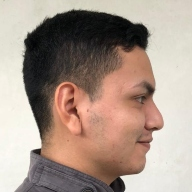
#> input picture IAU3/PROYECTOIA-U3/CevallosJoan/L00376416_2.jpg, 192 x 192 px, found by its file name; its folder holds only this picture in this run
$ jupyter execute --allow-errors '1.[NRC_6278]_MelanyLópez_StevenBarragan_Carga_Procesamiento_Datos.ipynb'
#> lines starting #> are read from the running program, lines starting #| are printed output that depends on the picture
[cell 1]
#Importamos las librerías correspondientes
# Importamos la librería ImageDataGenerator,
from keras.preprocessing.image import ImageDataGenerator
# Importamos la librería  array_to_img, img_to_array, load_img
from tensorflow.keras.utils import array_to_img, img_to_array, load_img
# Importamos la librería glob
import glob
# Importamos la librería plt
import matplotlib.pyplot as plt
# Importamos la librería os
import os
# Configuramos el ambiente
os.environ['TF_CPP_MIN_LOG_LEVEL'] = '3'
#Importamos la libreria shutil
import shutil
#Importamos la libreria random
import random
# Importamos la librería io
from skimage import io
# Importamos open cv
import cv2
# Importamos remove de la libreria rembg
from rembg import remove

## Descripción del dataset

El presente dataset incorpora fotos de los estudiantes de sexto semestre de la carrera de Ingenieria en tecnologias de la información, cuyo objetivo es la aplicación de las mismas para realizar un reconocimiento facial identificando el nombre de cada uno de los participantes.

Dentro del conjunto de imagenes podemos identificar que se centran en el uso de los formatos jpg, png, jpeg. El esquema de colores utilizado por las imagenes es RGB. Sus dimenciones preestablecidas se encuentran en 5 x 5 cm, siendo imagenes que enfocan los 3 diferentes perfiles del rostro de una persona.

Las clases objetivo con las que dispone el dataset son las siguientes:
'Ariel Chabla', 'ArroboMercy', 'BarraganSteven', 'CevallosJoan', 'EnriquezSelena', 'GenesisHeredia', 'GoyesAnthony', 'HectorCedeño', 'JhonZambrano', 'JordanEspinosa', 'JorgeBorrero', 'JoseRuiz', 'LeonardoBorja', 'LucioCarlos', 'MasacheFernando', 'MelanyLopez', 'MosqueraLucy', 'NatalyAcosta', 'OlallaLuis', 'ParragaMariaJose', 'PauteKevin', 'RaymondDavila', 'RivasSelena', 'SalazarJohana', 'SolanoWilmer', 'SolorzanoBryan'

## Descripción del problema
Este dataset contiene varios parámetros/características en donde se requiere realizar un reconocimiento facial de una persona por medio de la predicción basada en imágenes. Cabe mencionar que por cada persona se extrajo un total de tres imagenes de los perfiles del rostro, para el respectivo entrenamiento del modelo que consta del lado frontal, lado derecho y lado izquierdo del rostro de la persona.

## Carga del dataset

[cell 2]
# Definimos la ruta del dataset
folder = 'C:\IAU3/PROYECTOIA-U3/'

[cell 3]
#Se observa los nombres de las carpetas
nombres = os.listdir(folder)
# Imprimimos los nombres
print(nombres)

[cell 4]
#Creamos un bucle que se ejecutara hasta que se hayan leido todas las clases
for class_name in nombres:
    # Creamos una ruta especifica con el nombre de la clase
    cur_path = folder + "/" + class_name
    # Obtenemos los elementos de la ruta indicada
    elements = os.listdir(cur_path)
    #Definimos un bucle que lea todos los elementos
    for element in elements:
        # Imprimimos la acción realizada
        print("Copying Image - {} in Fotos_Augmented/{}".format(element, class_name))
        # Definimos la ruta de origen de los elementos
        src = os.path.join(folder + "/" + class_name, element) # origen
        # Definimos la ruta de destino de los elementos
        dst = os.path.join("C:\IAU3/Fotos_Augmented/" + class_name, element)


        # Realizamos la copia de las fotos
        shutil.copy(src, dst)

## Impresión del dataset

[cell 5]
image = []
#Creamos un bucle que se ejecutara hasta que se hayan leido todas las clases
for class_name in nombres:
    # Creamos una ruta especifica con el nombre de la clase
    cur_path = folder+"/" + class_name
    # Obtenemos los elementos de la ruta indicada
    elements = os.listdir(cur_path)
    #Definimos un bucle que lea todos los elementos
    for element in elements:
        image.append(io.imread(folder + "/" + class_name +'/'+ element)/255.0) # imread lee las imagenes con los pixeles codificados como enteros
        # en el rango 0-255. Por eso la convertimos a flotante y en el rango 0-1

for i in range(9):
    print("- Dimensiones de la imagen:")
    ran = random.randint(0, len(image) - 1)
    print(image[ran].shape)
    plt.imshow(image[ran],vmin=0,vmax=1)
    plt.show()
#> this loop made 9 passes
#> ran on passes 1 to 9: 1, 1, 0, 1, 1, 1, 1, 1, 1
#> pass 1, `plt.show()`:
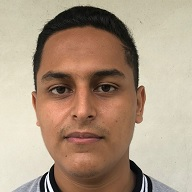
#> shown: shape (192, 192, 3) float64; mean R, G, B 0.682, 0.599, 0.518
